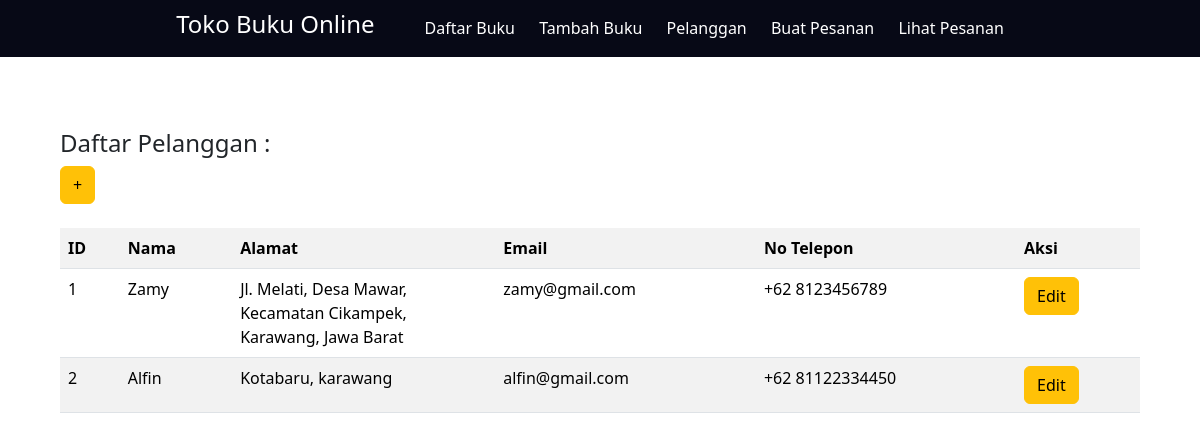
The page /pertemuan10/daftarpelanggan.php on the database its author committed.
### tables this page shows
CREATE TABLE `pelanggan` (
  `ID` int(11) NOT NULL,
  `Nama` varchar(255) NOT NULL,
  `Alamat` varchar(255) DEFAULT NULL,
  `Email` varchar(255) DEFAULT NULL,
  `Telepon` varchar(20) DEFAULT NULL
);

### pertemuan10/daftarpelanggan.php (the view, shortened to what this page needs)
<!DOCTYPE html>
<html lang="en">
<head>
</head>
<body>
    <?php
        include "konek.php";
        $result = mysqli_query($conn, "SELECT * FROM pelanggan");
    ?>
    <br>
    <br>
    <br>
    <div style="width: 90%; margin: auto;">
        <h4>Daftar Pelanggan :</h4>
        <a class="btn btn-warning" href="tambahpelanggan.php">+</a>
        <br>
        <br>
        <table class="table table-striped table-hover">
            <tr>
                <th>ID</th>
                <th>Nama</th>
                <th>Alamat</th>
                <th>Email</th>
                <th>No Telepon</th>
                <th>Aksi</th>
            </tr>
            <?php while ($row = mysqli_fetch_assoc($result)) { ?>
            <tr>
                <td><?= $row['ID'] ?></td>
                <td><?= $row['Nama'] ?></td>
                <td style="max-width: 150px;"><?= $row['Alamat'] ?></td>
                <td><?= $row['Email'] ?></td>
                <td>+62 <?= $row['Telepon'] ?></td>
                <td><a href="editpelanggan.php?ID=<?= $row['ID']; ?>" class="btn btn-warning">Edit</a></td>
            </tr>
            <?php } ?>
        </table>
    </div>
</body>
</html>

### pertemuan10/style.css (style rules this page uses)
body { margin: 0 auto; }
nav { display: flex; justify-content: center; align-items: center; background-color: rgb(7, 9, 22); position: sticky; width: 100%; padding: 10px; top: 0; z-index: 100; }
nav .isi { display: flex; justify-content: center; align-items: center; gap: 50px; flex-wrap: wrap; color: white; }
.menu a { margin-right: 20px; text-decoration: none; color: white; }

### rows shown on the page
pelanggan: ID "1", Nama "Zamy", Alamat "Jl. Melati, Desa Mawar, Kecamatan Cikampek, Karawang, Jawa Barat", Email "zamy@gmail.com", Telepon "8123456789"
pelanggan: ID "2", Nama "Alfin", Alamat "Kotabaru, karawang", Email "alfin@gmail.com", Telepon "81122334450"
